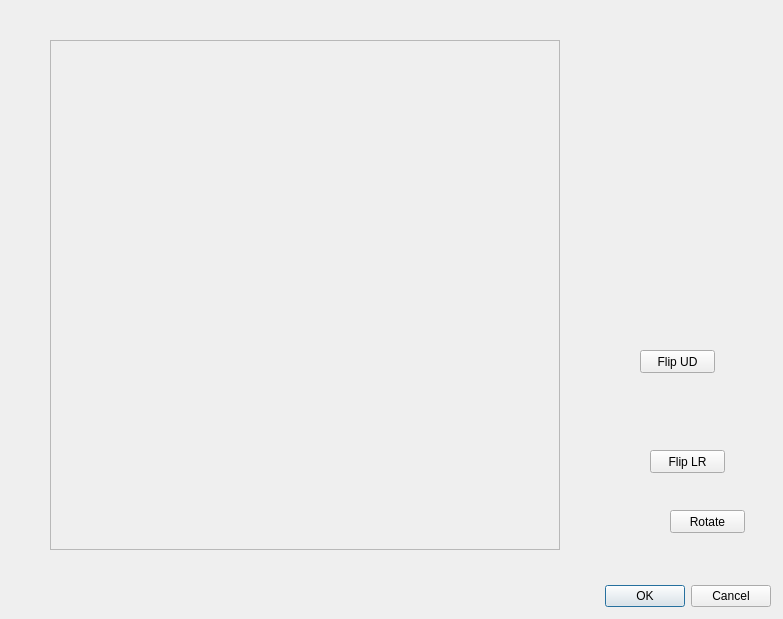
<?xml version="1.0" encoding="UTF-8"?>
<ui version="4.0">
 <class>assemble</class>
 <widget class="QDialog" name="assemble">
  <property name="geometry">
   <rect>
    <x>0</x>
    <y>0</y>
    <width>783</width>
    <height>619</height>
   </rect>
  </property>
  <property name="windowTitle">
   <string>Dialog</string>
  </property>
  <widget class="QDialogButtonBox" name="buttonBox">
   <property name="geometry">
    <rect>
     <x>430</x>
     <y>580</y>
     <width>341</width>
     <height>32</height>
    </rect>
   </property>
   <property name="orientation">
    <enum>Qt::Horizontal</enum>
   </property>
   <property name="standardButtons">
    <set>QDialogButtonBox::Cancel|QDialogButtonBox::Ok</set>
   </property>
  </widget>
  <widget class="QPushButton" name="rotate">
   <property name="geometry">
    <rect>
     <x>670</x>
     <y>510</y>
     <width>75</width>
     <height>23</height>
    </rect>
   </property>
   <property name="text">
    <string>Rotate</string>
   </property>
  </widget>
  <widget class="QPushButton" name="flipud">
   <property name="geometry">
    <rect>
     <x>640</x>
     <y>350</y>
     <width>75</width>
     <height>23</height>
    </rect>
   </property>
   <property name="text">
    <string>Flip UD</string>
   </property>
  </widget>
  <widget class="QPushButton" name="fliplr">
   <property name="geometry">
    <rect>
     <x>650</x>
     <y>450</y>
     <width>75</width>
     <height>23</height>
    </rect>
   </property>
   <property name="text">
    <string>Flip LR</string>
   </property>
  </widget>
  <widget class="QFrame" name="frame">
   <property name="geometry">
    <rect>
     <x>50</x>
     <y>40</y>
     <width>510</width>
     <height>510</height>
    </rect>
   </property>
   <property name="sizePolicy">
    <sizepolicy hsizetype="Fixed" vsizetype="Fixed">
     <horstretch>0</horstretch>
     <verstretch>0</verstretch>
    </sizepolicy>
   </property>
   <property name="autoFillBackground">
    <bool>true</bool>
   </property>
   <property name="frameShape">
    <enum>QFrame::StyledPanel</enum>
   </property>
   <property name="frameShadow">
    <enum>QFrame::Plain</enum>
   </property>
   <widget class="QWidget" name="gridLayoutWidget">
    <property name="geometry">
     <rect>
      <x>0</x>
      <y>0</y>
      <width>511</width>
      <height>511</height>
     </rect>
    </property>
    <layout class="QGridLayout" name="grid">
     <property name="sizeConstraint">
      <enum>QLayout::SetFixedSize</enum>
     </property>
     <property name="spacing">
      <number>0</number>
     </property>
    </layout>
   </widget>
  </widget>
 </widget>
 <resources/>
 <connections>
  <connection>
   <sender>buttonBox</sender>
   <signal>accepted()</signal>
   <receiver>assemble</receiver>
   <slot>accept()</slot>
   <hints>
    <hint type="sourcelabel">
     <x>248</x>
     <y>254</y>
    </hint>
    <hint type="destinationlabel">
     <x>157</x>
     <y>274</y>
    </hint>
   </hints>
  </connection>
  <connection>
   <sender>buttonBox</sender>
   <signal>rejected()</signal>
   <receiver>assemble</receiver>
   <slot>reject()</slot>
   <hints>
    <hint type="sourcelabel">
     <x>316</x>
     <y>260</y>
    </hint>
    <hint type="destinationlabel">
     <x>286</x>
     <y>274</y>
    </hint>
   </hints>
  </connection>
 </connections>
</ui>
